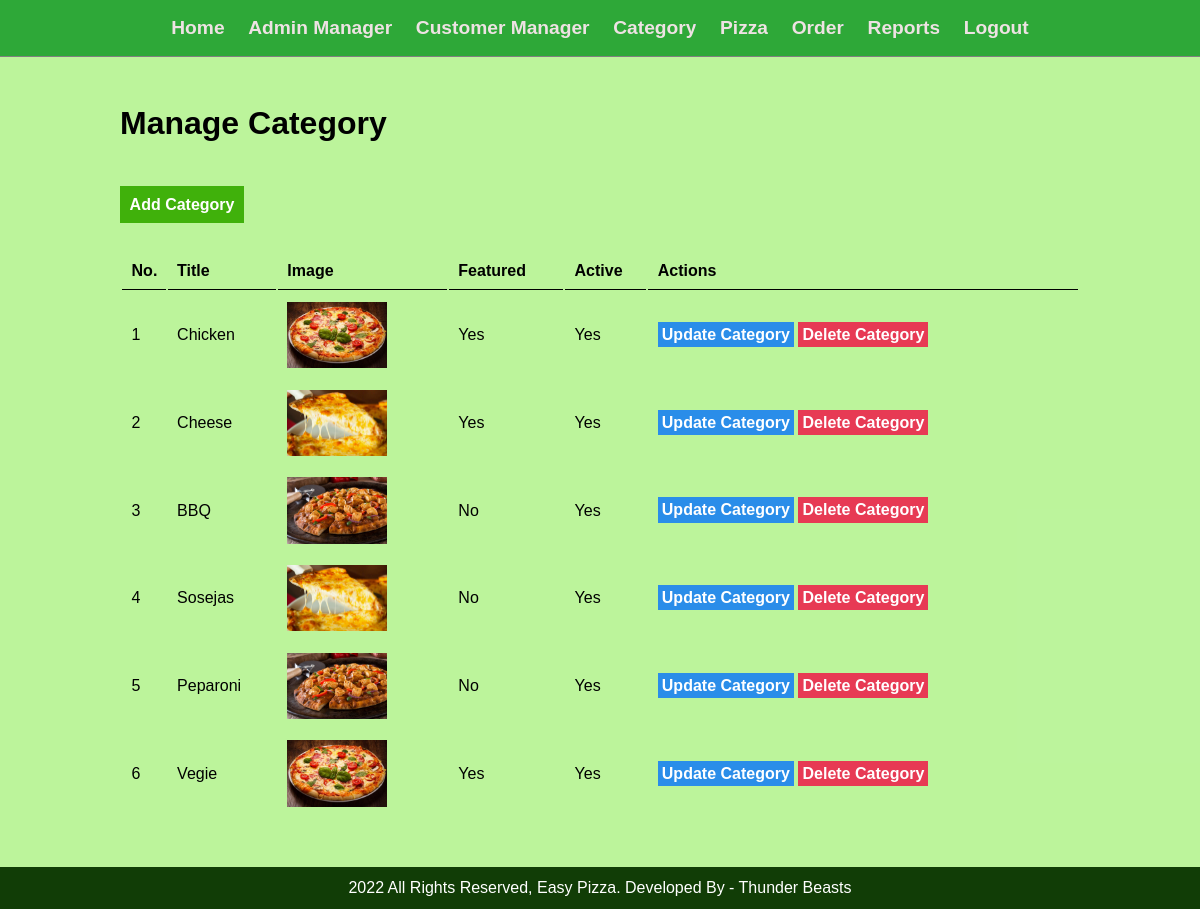
Page /admin/manage-category.php (signed in) on the committed database.
### tables this page shows
CREATE TABLE `pizza_category` (
  `id_category` int(10) UNSIGNED NOT NULL,
  `title` varchar(100) NOT NULL,
  `image_name` varchar(255) NOT NULL,
  `featured` varchar(10) NOT NULL,
  `active` varchar(10) NOT NULL
);

### admin/manage-category.php (the view, shortened to what this page needs)
<?php include('partials/menu.php') ?>
<div class="main-content">
    <div class="wrapper">
        <h1>Manage Category</h1>
        <br>
        <br><br>
        <a href="<?php echo SITEURL; ?>admin/add-category.php" class="btn-primary">Add Category</a>
        <br><br><br>
        <table class="tbl-full">
            <tr>
                <th>No.</th>
                <th>Title</th>
                <th>Image</th>
                <th>Featured</th>
                <th>Active</th>
                <th>Actions</th>
            </tr>
            <?php
            $sql = "SELECT * FROM pizza_category";
            $res = mysqli_query($conn, $sql);
            $sn = 1;
            $count = mysqli_num_rows($res);
            if ($count > 0) {
                while ($row = mysqli_fetch_assoc($res)) {
                    $id = $row['id_category'];
                    $title = $row['title'];
                    $image_name = $row['image_name'];
                    $featured = $row['featured'];
                    $active = $row['active'];
            ?>
                    <tr>
                        <td><?php echo $sn++; ?></td>
                        <td><?php echo $title; ?></td>
                        <td>
                            <?php
                            if($image_name!="")
                            {
                                ?>
                                <img src="<?php echo SITEURL;?>images/category/<?php echo $image_name;?>" width="100px">
                                <?php
                            }
                            else
                            {
                                echo "<div class='error text-center'>Image Not Added</div>";
                            }
                             ?>
                        </td>
                        <td><?php echo $featured; ?></td>
                        <td><?php echo $active; ?></td>
                        <td>
                            <a href="<?php echo SITEURL; ?>/admin/update-category.php?id=<?php echo $id; ?>" class="btn-secondary">Update Category</a>
                            <a href="<?php echo SITEURL; ?>/admin/delete-category.php?id=<?php echo $id; ?>&image_name=<?php echo $image_name; ?>" class="btn-danger">Delete Category</a>
                        </td>
                    </tr>
                <?php
                }
            }
            ?>
        </table>
    </div>
</div>
<?php include('partials/footer.php') ?>

### css/admin.css (style rules this page uses)
* { margin: 0; padding: 0; font-family: Arial, Helvetica, sans-serif; }
.wrapper { padding: 1%; width: 80%; margin: 0 auto; }
.tbl-full { width: 100%; }
table tr th { border-bottom: 1px solid black; padding: 1%; text-align: left; }
table tr td { padding: 1%; }
.btn-primary { background-color: #40b10b; padding: 1%; color: white; text-decoration: none; font-weight: bold; }
.btn-secondary { background-color: #2a8de9; padding: 1%; color: white; text-decoration: none; font-weight: bold; }
.btn-danger { background-color: #e73a54; padding: 1%; color: white; text-decoration: none; font-weight: bold; }
a { text-decoration: none; }
.main-content { background-color: #67e61d70; padding: 3% 0; min-height: 76%; }

### rows in the picture
pizza_category: title "Chicken", image_name (picture), featured "Yes", active "Yes"
pizza_category: title "Cheese", image_name (picture), featured "Yes", active "Yes"
pizza_category: title "BBQ", image_name (picture), featured "No", active "Yes"
pizza_category: title "Sosejas", image_name (picture), featured "No", active "Yes"
pizza_category: title "Peparoni", image_name (picture), featured "No", active "Yes"
pizza_category: title "Vegie", image_name (picture), featured "Yes", active "Yes"
